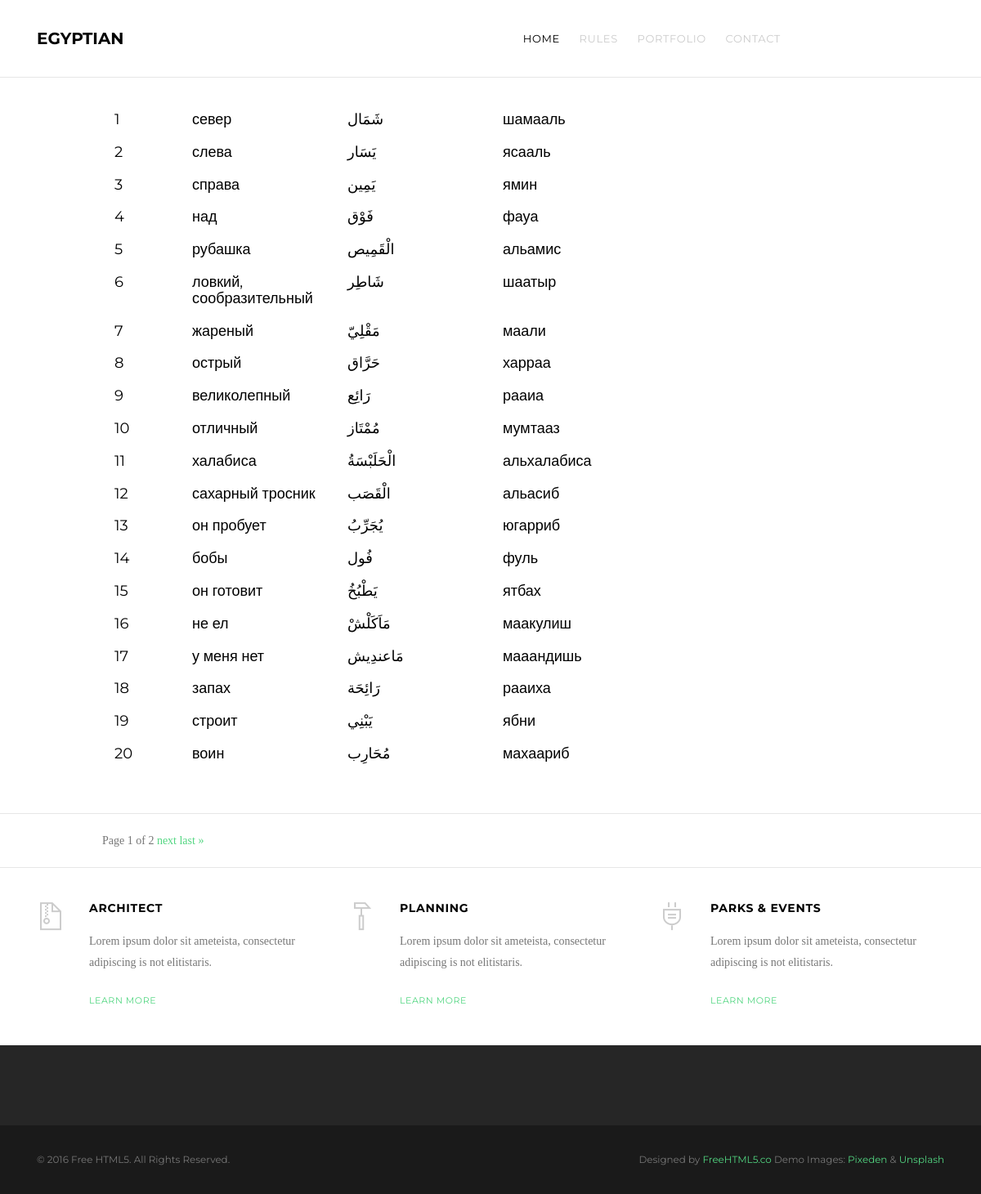
Screenshot of /words/ with the database file from the repository.
### arabic/models/word.py (models this page shows)
class Word(models.Model):
    arabic = models.CharField(max_length=100)
    russian = models.CharField(max_length=100)
    transcription = models.CharField(max_length=100, null=True)
    examples = models.CharField(max_length=250, null=True)
    created_at=models.DateTimeField(auto_now=True)

### arabic/views.py (the view)
# urls.py: path('words/', views.index, name='dictionary'),
def index(request):
    words = Word.objects.all()
    paginator = Paginator(words, 20)
    page_number = request.GET.get("page")
    page_obj = paginator.get_page(page_number)
    return render(request, "index.html", {'page_obj': page_obj})

### arabic/templates/index.html (shortened to what this page needs)
<!DOCTYPE HTML>
{% load static %}
<html>
	<head>
	<link rel="stylesheet" href="{% static 'css/animate.css' %}">
	<link rel="stylesheet" href="{% static 'css/icomoon.css' %}">
	<link rel="stylesheet" href="{% static 'css/themify-icons.css' %}">
	<link rel="stylesheet" href="{% static 'css/bootstrap.css' %}">
	<link rel="stylesheet" href="{% static 'css/style.css' %}">
	</head>
	<body>
	<div id="page">
		<nav class="gtco-nav" role="navigation">
			<div class="gtco-container">
				<div class="row">
					<div class="col-md-2">
						<div id="gtco-logo"><a href="index.html">Egyptian</div>
					</div>
					<div class="col-md-8 text-right menu-1">
						<ul>
							<li class="active"><a href="index.html">Home</a></li>
							<li><a href="about.html">Rules</a></li>
							<li><a href="portfolio.html">Portfolio</a></li>
							<li><a href="contact.html">Contact</a></li>
						</ul>
					</div>
					<div class="col-md-2">
					</div>
				</div>
			</div>
		</nav>
		<div class="gtco-section gto-features">
			<div class="gtco-container">
				{% for word in page_obj %}
					<div class="row word_row">
						<div class="col-md-1 hidden-xs hidden-sm">&nbsp;</div>
						<div class="col-md-1 col-sm-1 col-xs-1"><h4>{{ word.id }}</h4></div>
						<div class="col-md-2 col-sm-4 col-xs-4"><h4>{{ word.russian }}</h4></div>
						<div class="col-md-2 col-sm-3 col-xs-3"><h4>{{ word.arabic }}</h4></div>
						<div class="col-md-2 col-sm-4 col-xs-4"><h4>{{ word.transcription }}</h4></div>
						<div class="col-md-1 hidden-xs hidden-sm">&nbsp;</div>
						<div class="col-md-1 hidden-xs hidden-sm">&nbsp;</div>
						<div class="col-md-2 hidden-xs hidden-sm">&nbsp;</div>
					</div>
					{% endfor %}
			</div>
		</div>
		<div class="gto-features">
			<div class="gtco-container">
				<div class="row word_row">
					<div class="col-md-1 col-sm-1 col-xs-1">&nbsp;</div>
					<div class="col-md-10"></div>
						<div class="pagination">
							<span class="step-links">
								<span class="current">
									Page {{ page_obj.number }} of {{ page_obj.paginator.num_pages }}
								</span>
								{% if page_obj.has_next %}
									<a href="?page={{ page_obj.next_page_number }}">next</a>
									<a href="?page={{ page_obj.paginator.num_pages }}">last &raquo;</a>
								{% endif %}
							</span>
						</div>
					</div>
				</div>
			</div>
		</div>
		<div class="gtco-section gto-features">
			<div class="gtco-container">
				<div class="row">
					<div class="col-md-4">
						<div class="feature-left">
							<i class="ti-zip icon"></i>
							<div class="copy">
								<h3>Architect</h3>
								<p>Lorem ipsum dolor sit ameteista, consectetur adipiscing is not elitistaris.</p>
								<p><a href="#" class="gtco-more">Learn more</a></p>
							</div>
						</div>
					</div>
					<div class="col-md-4">
						<div class="feature-left">
							<i class="ti-hummer icon"></i>
							<div class="copy">
								<h3>Planning</h3>
								<p>Lorem ipsum dolor sit ameteista, consectetur adipiscing is not elitistaris.</p>
								<p><a href="#" class="gtco-more">Learn more</a></p>
							</div>
						</div>
					</div>
					<div class="col-md-4">
						<div class="feature-left">
							<i class="ti-plug icon"></i>
							<div class="copy">
								<h3>Parks &amp; Events</h3>
								<p>Lorem ipsum dolor sit ameteista, consectetur adipiscing is not elitistaris.</p>
								<p><a href="#" class="gtco-more">Learn more</a></p>
							</div>
						</div>
					</div>
				</div>
			</div>
		</div>
		<footer id="gtco-footer" class="gtco-section" role="contentinfo">
			<div class="gtco-copyright">
				<div class="gtco-container">
					<div class="row">
						<div class="col-md-6 text-left">
							<p><small>&copy; 2016 Free HTML5. All Rights Reserved. </small></p>
						</div>
						<div class="col-md-6 text-right">
							<p><small>Designed by <a href="http://freehtml5.co/" target="_blank">FreeHTML5.co</a> Demo Images: <a href="http://pixeden.com/" target="_blank">Pixeden</a> &amp; <a href="http://unsplash.com" target="_blank">Unsplash</a></small> </p>
						</div>
					</div>
				</div>
			</div>
		</footer>
	</body>
</html>

### arabic/static/css/style.css (style rules this page uses)
body { font-family: "Merriweather", serif; font-weight: 400; font-size: 14px; line-height: 1.7; color: #777; background: #fff; }
#page { position: relative; overflow-x: hidden; overflow-y: auto; width: 100%; -webkit-transition: 0.5s; -o-transition: 0.5s; transition: 0.5s; }
a { color: #52D681; -webkit-transition: 0.5s; -o-transition: 0.5s; transition: 0.5s; }
p { margin-bottom: 20px; }
h1, h2, h3, h4, h5, h6, figure { color: #000; font-family: "Montserrat", sans-serif; font-weight: 400; margin: 0 0 20px 0; }
.gtco-container { max-width: 1140px; position: relative; margin: 0 auto; padding-left: 15px; padding-right: 15px; }
.gtco-nav { position: relative; top: 0; margin: 0; padding: 0; width: 100%; padding: 30px 0; z-index: 1001; font-family: "Montserrat", sans-serif; }
.gtco-nav #gtco-logo { font-size: 20px; margin: 0; padding: 0; text-transform: uppercase; font-weight: bold; }
.gtco-nav #gtco-logo a { color: #000; }
.gtco-nav ul { padding: 0; margin: .4em 0 0 0; }
.gtco-nav ul li { padding: 0; margin: 0; list-style: none; display: inline; line-height: 1.5; font-family: "Montserrat", sans-serif; }
.gtco-nav ul li > a { text-transform: uppercase; font-size: 13px !important; letter-spacing: .05em; }
.gtco-nav ul li a { font-size: 16px; padding: 30px 10px; color: #cccccc; -webkit-transition: 0.5s; -o-transition: 0.5s; transition: 0.5s; }
.gtco-nav ul li.active > a { color: #000 !important; }
#gtco-footer { background: #262626; padding: 7em 0 0 0 !important; margin-bottom: 0 !important; width: 100%; float: left; }
#gtco-footer .gtco-copyright { background: #1a1a1a; padding: 30px 0; float: left; width: 100%; }
#gtco-footer .gtco-copyright p { font-family: "Montserrat", sans-serif; }
#gtco-footer .gtco-copyright p:last-child { margin-bottom: 0; }
.gtco-section { padding: 3em 0; clear: both; position: relative; }
.gtco-more { font-family: "Montserrat", sans-serif; text-transform: uppercase; font-size: 11px; letter-spacing: .05em; }
.gto-features { border-top: 1px solid #e6e6e6; }
.feature-left { margin-bottom: 0px; }
.feature-left > .icon { float: left; font-size: 34px; color: #cccccc; }
.feature-left > .copy { padding-left: 30px; }
.feature-left > .copy h3 { font-size: 14px; font-weight: bold; text-transform: uppercase; letter-spacing: .05em; }
.feature-left > .copy p { font-size: 14px !important; line-height: 26px; }
.feature-left > .copy p:last-child { margin-bottom: 0; }
.feature-left > .icon, .feature-left > .copy { display: table-cell; }

### rows the page displays
Word: id "1", russian "север", arabic "شَمَال", transcription "шамааль"
Word: id "2", russian "слева", arabic "يَسَار", transcription "ясааль"
Word: id "3", russian "справа", arabic "يَمِين", transcription "ямин"
Word: id "4", russian "над", arabic "فَوْق", transcription "фауа"
Word: id "5", russian "рубашка", arabic "الْقَمِيص", transcription "альамис"
Word: id "6", russian "ловкий, сообразительный", arabic "شَاطِر", transcription "шаатыр"
Word: id "7", russian "жареный", arabic "مَقْلِيّ", transcription "маали"
Word: id "8", russian "острый", arabic "حَرَّاق", transcription "харраа"
Word: id "9", russian "великолепный", arabic "رَائِع", transcription "рааиа"
Word: id "10", russian "отличный", arabic "مُمْتَاز", transcription "мумтааз"
Word: id "11", russian "халабиса", arabic "الْحَلَبْسَةُ", transcription "альхалабиса"
Word: id "12", russian "сахарный тросник", arabic "الْقَصَب", transcription "альасиб"
Word: id "13", russian "он пробует", arabic "يُجَرِّبُ", transcription "югарриб"
Word: id "14", russian "бобы", arabic "فُول", transcription "фуль"
Word: id "15", russian "он готовит", arabic "يَطْبُخُ", transcription "ятбах"
Word: id "16", russian "не ел", arabic "مَاَكَلْشْ", transcription "маакулиш"
Word: id "17", russian "у меня нет", arabic "مَاعندِيش", transcription "мааандишь"
Word: id "18", russian "запах", arabic "رَائِحَة", transcription "рааиха"
Word: id "19", russian "строит", arabic "يَبْنِي", transcription "ябни"
Word: id "20", russian "воин", arabic "مُحَارِب", transcription "махаариб"

### other values shown
{{ page_obj.number }} "1"
{{ page_obj.paginator.num_pages }} "2"
